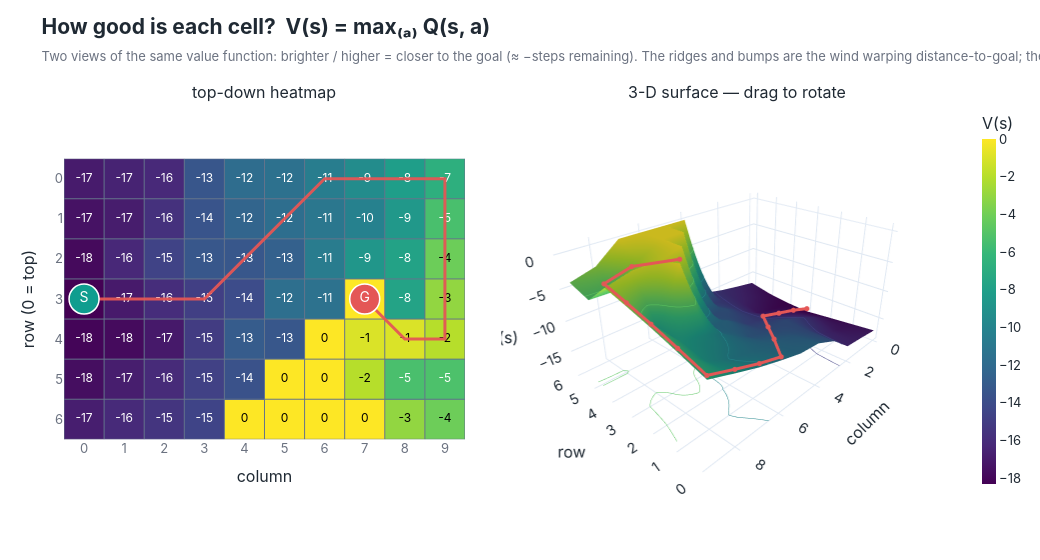

The code cell stored with this chart in its notebook:
### Code cell
plot_state_values(env, Q).show()

### Figure 1 — Plotly figure (JSON) as saved in the notebook; plotly's stock layout.template omitted (floating-point values rounded to 4 significant figures)
{"data": [{"colorscale": [[0, "#440154"], [0.1111, "#482878"], [0.2222, "#3e4989"], [0.3333, "#31688e"], [0.4444, "#26828e"], [0.5556, "#1f9e89"], [0.6667, "#35b779"], [0.7778, "#6ece58"], [0.8889, "#b5de2b"], [1, "#fde725"]], "hovertemplate": "cell (row %{y}, col %{x})<br>V = %{z:.2f}<extra></extra>", "showscale": false, "type": "heatmap", "x": [0, 1, 2, 3, 4, 5, 6, 7, 8, 9], "xaxis": "x", "xgap": 0, "y": [0, 1, 2, 3, 4, 5, 6], "yaxis": "y", "ygap": 0, "z": [[-16.97, -16.54, -16.19, -13.37, -11.85, -11.5, -10.52, -9.427, -8.101, -6.712], [-17.41, -16.87, -15.71, -13.52, -12.42, -11.71, -11.06, -10.22, -8.587, -5.375], [-17.84, -16.26, -14.6, -13.31, -13.32, -12.66, -10.63, -8.709, -7.774, -4.134], [-18.3, -17.0, -15.94, -14.84, -14.02, -11.68, -11.39, 0.0, -7.71, -3.022], [-18.08, -17.77, -17.07, -15.02, -12.96, -13.33, 0.0, -1.0, -1.0, -2.0], [-17.62, -16.81, -16.1, -14.74, -13.66, 0.0, 0.0, -2.0, -5.358, -5.236], [-16.79, -16.15, -15.45, -14.52, 0.0, 0.0, 0.0, 0.0, -3.023, -4.117]]}, {"hoverinfo": "skip", "mode": "text", "showlegend": false, "text": ["-17", "-17", "-16", "-13", "-12", "-12", "-11", "-9", "-8", "-7", "-17", "-17", "-16", "-14", "-12", "-12", "-11", "-10", "-9", "-5", "-18", "-16", "-15", "-13", "-13", "-13", "-11", "-9", "-8", "-4", "-18", "-17", "-16", "-15", "-14", "-12", "-11", "0", "-8", "-3", "-18", "-18", "-17", "-15", "-13", "-13", "0", "-1", "-1", "-2", "-18", "-17", "-16", "-15", "-14", "0", "0", "-2", "-5", "-5", "-17", "-16", "-15", "-15", "0", "0", "0", "0", "-3", "-4"], "textfont": {"color": ["white", "white", "white", "white", "white", "white", "white", "white", "white", "white", "white", "white", "white", "white", "white", "white", "white", "white", "white", "white", "white", "white", "white", "white", "white", "white", "white", "white", "white", "black", "white", "white", "white", "white", "white", "white", "white", "black", "white", "black", "white", "white", "white", "white", "white", "white", "black", "black", "black", "black", "white", "white", "white", "white", "white", "black", "black", "black", "white", "white", "white", "white", "white", "white", "black", "black", "black", "black", "black", "black"], "size": 12}, "type": "scatter", "x": [0, 1, 2, 3, 4, 5, 6, 7, 8, 9, 0, 1, 2, 3, 4, 5, 6, 7, 8, 9, 0, 1, 2, 3, 4, 5, 6, 7, 8, 9, 0, 1, 2, 3, 4, 5, 6, 7, 8, 9, 0, 1, 2, 3, 4, 5, 6, 7, 8, 9, 0, 1, 2, 3, 4, 5, 6, 7, 8, 9, 0, 1, 2, 3, 4, 5, 6, 7, 8, 9], "xaxis": "x", "y": [0, 0, 0, 0, 0, 0, 0, 0, 0, 0, 1, 1, 1, 1, 1, 1, 1, 1, 1, 1, 2, 2, 2, 2, 2, 2, 2, 2, 2, 2, 3, 3, 3, 3, 3, 3, 3, 3, 3, 3, 4, 4, 4, 4, 4, 4, 4, 4, 4, 4, 5, 5, 5, 5, 5, 5, 5, 5, 5, 5, 6, 6, 6, 6, 6, 6, 6, 6, 6, 6], "yaxis": "y"}, {"hoverinfo": "skip", "line": {"color": "#64748B", "width": 1}, "mode": "lines", "showlegend": false, "type": "scatter", "x": [-0.5, -0.5, null, 0.5, 0.5, null, 1.5, 1.5, null, 2.5, 2.5, null, 3.5, 3.5, null, 4.5, 4.5, null, 5.5, 5.5, null, 6.5, 6.5, null, 7.5, 7.5, null, 8.5, 8.5, null, 9.5, 9.5, null, -0.5, 9.5, null, -0.5, 9.5, null, -0.5, 9.5, null, -0.5, 9.5, null, -0.5, 9.5, null, -0.5, 9.5, null, -0.5, 9.5, null, -0.5, 9.5, null], "xaxis": "x", "y": [-0.5, 6.5, null, -0.5, 6.5, null, -0.5, 6.5, null, -0.5, 6.5, null, -0.5, 6.5, null, -0.5, 6.5, null, -0.5, 6.5, null, -0.5, 6.5, null, -0.5, 6.5, null, -0.5, 6.5, null, -0.5, 6.5, null, -0.5, -0.5, null, 0.5, 0.5, null, 1.5, 1.5, null, 2.5, 2.5, null, 3.5, 3.5, null, 4.5, 4.5, null, 5.5, 5.5, null, 6.5, 6.5, null], "yaxis": "y"}, {"hoverinfo": "skip", "line": {"color": "#E45756", "width": 3}, "mode": "lines", "name": "greedy path (red)", "opacity": 0.95, "showlegend": false, "type": "scatter", "x": [0, 1, 2, 3, 4, 5, 6, 7, 8, 9, 9, 9, 9, 9, 8, 7], "xaxis": "x", "y": [3, 3, 3, 3, 2, 1, 0, 0, 0, 0, 1, 2, 3, 4, 4, 3], "yaxis": "y"}, {"hovertemplate": "Start (row %{y}, col %{x})<extra></extra>", "marker": {"color": "#0F9D8F", "line": {"color": "white", "width": 1.5}, "size": 30}, "mode": "markers+text", "showlegend": false, "text": ["S"], "textfont": {"color": "white", "family": "Inter, Helvetica Neue, Arial, sans-serif", "size": 14}, "textposition": "middle center", "type": "scatter", "x": [0], "xaxis": "x", "y": [3], "yaxis": "y"}, {"hovertemplate": "Goal (row %{y}, col %{x})<extra></extra>", "marker": {"color": "#E45756", "line": {"color": "white", "width": 1.5}, "size": 30}, "mode": "markers+text", "showlegend": false, "text": ["G"], "textfont": {"color": "white", "family": "Inter, Helvetica Neue, Arial, sans-serif", "size": 14}, "textposition": "middle center", "type": "scatter", "x": [7], "xaxis": "x", "y": [3], "yaxis": "y"}, {"colorbar": {"outlinewidth": 0, "thickness": 14, "title": {"text": "V(s)"}, "x": 1}, "colorscale": [[0, "#440154"], [0.1111, "#482878"], [0.2222, "#3e4989"], [0.3333, "#31688e"], [0.4444, "#26828e"], [0.5556, "#1f9e89"], [0.6667, "#35b779"], [0.7778, "#6ece58"], [0.8889, "#b5de2b"], [1, "#fde725"]], "contours": {"z": {"project": {"z": true}, "show": true, "usecolormap": true}}, "hovertemplate": "cell (row %{y}, col %{x})<br>V = %{z:.2f}<extra></extra>", "scene": "scene", "type": "surface", "x": [0, 1, 2, 3, 4, 5, 6, 7, 8, 9], "y": [0, 1, 2, 3, 4, 5, 6], "z": [[-16.97, -16.54, -16.19, -13.37, -11.85, -11.5, -10.52, -9.427, -8.101, -6.712], [-17.41, -16.87, -15.71, -13.52, -12.42, -11.71, -11.06, -10.22, -8.587, -5.375], [-17.84, -16.26, -14.6, -13.31, -13.32, -12.66, -10.63, -8.709, -7.774, -4.134], [-18.3, -17.0, -15.94, -14.84, -14.02, -11.68, -11.39, 0.0, -7.71, -3.022], [-18.08, -17.77, -17.07, -15.02, -12.96, -13.33, 0.0, -1.0, -1.0, -2.0], [-17.62, -16.81, -16.1, -14.74, -13.66, 0.0, 0.0, -2.0, -5.358, -5.236], [-16.79, -16.15, -15.45, -14.52, 0.0, 0.0, 0.0, 0.0, -3.023, -4.117]]}, {"customdata": [0, 1, 2, 3, 4, 5, 6, 7, 8, 9, 10, 11, 12, 13, 14, 15], "hovertemplate": "greedy step %{customdata}<br>(row %{y}, col %{x})<extra></extra>", "line": {"color": "#E45756", "width": 6}, "marker": {"color": "#E45756", "size": 3}, "mode": "lines+markers", "name": "greedy path", "scene": "scene", "showlegend": false, "type": "scatter3d", "x": [0, 1, 2, 3, 4, 5, 6, 7, 8, 9, 9, 9, 9, 9, 8, 7], "y": [3, 3, 3, 3, 2, 1, 0, 0, 0, 0, 1, 2, 3, 4, 4, 3], "z": [-17.75, -16.45, -15.39, -14.29, -12.77, -11.16, -9.973, -8.878, -7.552, -6.163, -4.826, -3.585, -2.473, -1.451, -0.4509, 0.5491]}], "layout": {"annotations": [{"font": {"size": 16}, "showarrow": false, "text": "top-down heatmap", "x": 0.2208, "xanchor": "center", "xref": "paper", "y": 1, "yanchor": "bottom", "yref": "paper"}, {"font": {"size": 16}, "showarrow": false, "text": "3-D surface — drag to rotate", "x": 0.7408, "xanchor": "center", "xref": "paper", "y": 1, "yanchor": "bottom", "yref": "paper"}], "font": {"color": "#1F2933", "family": "Inter, Helvetica Neue, Arial, sans-serif", "size": 13}, "height": 560, "hoverlabel": {"bgcolor": "white", "font": {"family": "Inter, Helvetica Neue, Arial, sans-serif", "size": 13}}, "margin": {"b": 66, "l": 64, "r": 44, "t": 104}, "paper_bgcolor": "white", "plot_bgcolor": "white", "scene": {"aspectmode": "manual", "aspectratio": {"x": 1.4, "y": 1, "z": 0.7}, "camera": {"eye": {"x": 1.6, "y": 1.5, "z": 1.1}}, "domain": {"x": [0.4816, 1], "y": [0, 1]}, "xaxis": {"title": {"text": "column"}}, "yaxis": {"autorange": "reversed", "title": {"text": "row"}}, "zaxis": {"title": {"text": "V(s)"}}}, "title": {"font": {"color": "#1F2933", "family": "Inter, Helvetica Neue, Arial, sans-serif", "size": 21}, "text": "<b>How good is each cell?  V(s) = max₍ₐ₎ Q(s, a)</b><br><span style='font-size:13px;color:#6B7280'>Two views of the same value function: brighter / higher = closer to the goal (≈ −steps remaining). The ridges and bumps are the wind warping distance-to-goal; the red trail is the greedy path climbing the hill toward G. Drag to rotate.</span>", "x": 0.04, "xanchor": "left", "y": 0.94, "yanchor": "top"}, "width": 1040, "xaxis": {"anchor": "y", "constrain": "domain", "domain": [0, 0.4416], "dtick": 1, "range": [-0.5, 9.5], "showgrid": false, "tickfont": {"color": "#6B7280"}, "ticks": "", "title": {"text": "column"}, "zeroline": false}, "yaxis": {"anchor": "x", "constrain": "domain", "domain": [0, 1], "dtick": 1, "range": [6.5, -0.5], "scaleanchor": "x", "scaleratio": 1, "showgrid": false, "tickfont": {"color": "#6B7280"}, "ticks": "", "title": {"text": "row (0 = top)"}, "zeroline": false}}}
